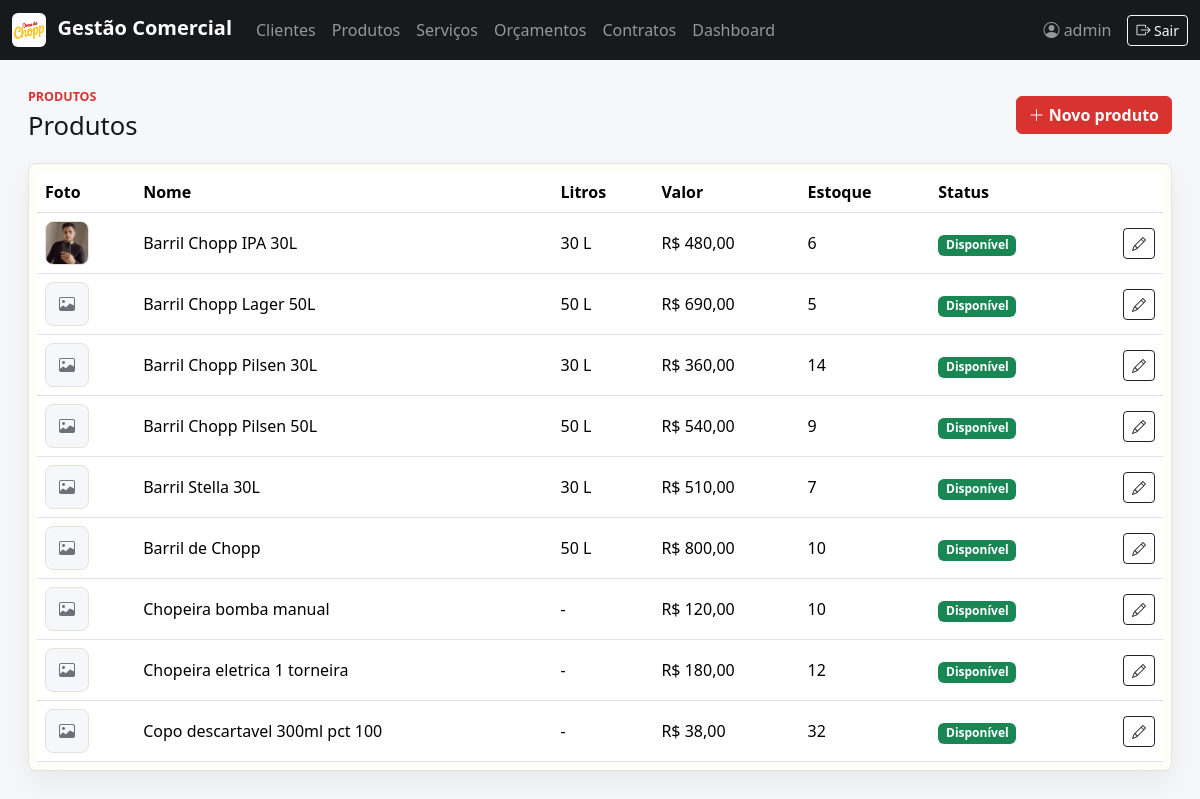
The page /produtos/ (signed in) on the database its author committed.
### comercial/models.py (models this page shows, shortened)
class TimeStampedModel(models.Model):
    criado_em = models.DateTimeField(auto_now_add=True)
    atualizado_em = models.DateTimeField(auto_now=True)
    class Meta:
        abstract = True

class Produto(TimeStampedModel):
    nome = models.CharField(max_length=120)
    imagem = models.ImageField(upload_to="produtos/", blank=True, null=True)
    disponivel = models.BooleanField(default=True)
    valor = models.DecimalField(max_digits=10, decimal_places=2)
    estoque_quantidade = models.PositiveIntegerField(default=0)
    litros = models.PositiveIntegerField(
        blank=True,
        null=True,
        verbose_name="Litros (opcional)",
    )
    descricao = models.TextField(blank=True)
    class Meta:
        ordering = ["nome"]

### comercial/views.py (the view)
# urls.py: path("produtos/", views.produto_list, name="produto_list"),
@login_required
def produto_list(request):
    return render(request, "comercial/produtos/list.html", {"produtos": Produto.objects.all()})

### templates/comercial/produtos/list.html
{% extends "base.html" %}
{% block content %}
<section class="page-header">
    <div><p class="eyebrow">Produtos</p><h1>Produtos</h1></div>
    <a class="btn btn-brand" href="{% url 'produto_create' %}"><i class="bi bi-plus-lg"></i> Novo produto</a>
</section>
<div class="table-wrap">
    <table class="table table-hover align-middle">
        <thead><tr><th>Foto</th><th>Nome</th><th>Litros</th><th>Valor</th><th>Estoque</th><th>Status</th><th></th></tr></thead>
        <tbody>
        {% for produto in produtos %}
            <tr>
                <td>
                    {% if produto.imagem %}
                        <img class="item-thumb item-thumb--compact" src="{{ produto.imagem.url }}" alt="{{ produto.nome }}" loading="lazy" decoding="async" width="44" height="44">
                    {% else %}
                        <span class="item-thumb item-thumb--compact item-thumb--empty"><i class="bi bi-image"></i></span>
                    {% endif %}
                </td>
                <td>{{ produto.nome }}</td>
                <td>{% if produto.litros %}{{ produto.litros }} L{% else %}-{% endif %}</td>
                <td>R$ {{ produto.valor }}</td>
                <td>{{ produto.estoque_quantidade }}</td>
                <td>{% if produto.disponivel %}<span class="badge text-bg-success">Disponível</span>{% else %}<span class="badge text-bg-secondary">Indisponível</span>{% endif %}</td>
                <td class="text-end"><a class="btn btn-sm btn-outline-dark" href="{% url 'produto_update' produto.pk %}"><i class="bi bi-pencil"></i></a></td>
            </tr>
        {% empty %}<tr><td colspan="7">Nenhum produto cadastrado.</td></tr>{% endfor %}
        </tbody>
    </table>
</div>
{% endblock %}

### templates/base.html (shortened to what this page needs)
{% load static %}
<!doctype html>
<html lang="pt-br">
<head>
    <link href="https://cdn.jsdelivr.net/npm/bootstrap@5.3.3/dist/css/bootstrap.min.css" rel="stylesheet">
    <link href="https://cdn.jsdelivr.net/npm/bootstrap-icons@1.11.3/font/bootstrap-icons.css" rel="stylesheet">
    <link href="{% static 'css/app.css' %}?v=20260622-2" rel="stylesheet">
</head>
<body>
{% if user.is_authenticated %}
<nav class="navbar navbar-expand-lg navbar-dark bg-brand">
    <div class="container-fluid">
        <a class="navbar-brand fw-bold" href="{% url 'home' %}">
            <img src="{% static 'img/logo2.png' %}" alt="Logo" class="nav-logo">
            Gestão Comercial
        </a>
        <div class="collapse navbar-collapse" id="mainNav">
            <ul class="navbar-nav me-auto">
                <li class="nav-item"><a class="nav-link" href="{% url 'cliente_list' %}">Clientes</a></li>
                <li class="nav-item"><a class="nav-link" href="{% url 'produto_list' %}">Produtos</a></li>
                <li class="nav-item"><a class="nav-link" href="{% url 'servico_list' %}">Serviços</a></li>
                <li class="nav-item"><a class="nav-link" href="{% url 'orcamento_list' %}">Orçamentos</a></li>
                <li class="nav-item"><a class="nav-link" href="{% url 'contrato_list' %}">Contratos</a></li>
                <li class="nav-item"><a class="nav-link" href="{% url 'dashboard' %}">Dashboard</a></li>
            </ul>
            <span class="navbar-text me-3">
                <i class="bi bi-person-circle"></i>
                {{ user.get_full_name|default:user.username }}
            </span>
            <form method="post" action="{% url 'logout' %}">
                <button class="btn btn-sm btn-outline-light" type="submit">
                    <i class="bi bi-box-arrow-right"></i> Sair
                </button>
            </form>
        </div>
    </div>
</nav>
{% endif %}
<main class="container-fluid page-shell">
    {% block content %}{% endblock %}
</main>
</body>
</html>

### static/css/app.css (style rules this page uses)
:root { --brand-red: #d8332f; --brand-yellow: #ffc52f; --ink: #171717; --muted: #6d7178; --line: #e7e2d8; --paper: #fffdf8; --soft: #f5f7fa; }
body { background: var(--soft); color: var(--ink); }
.bg-brand { background: #18191b; }
.nav-logo { width: 34px; height: 34px; object-fit: contain; margin-right: .4rem; background: #fff; border-radius: 6px; padding: 2px; }
.page-shell { padding: 28px; }
.page-header { max-width: 1180px; margin: 0 auto 22px; display: flex; align-items: center; justify-content: space-between; gap: 16px; }
.page-header h1 { font-size: clamp(1.6rem, 2vw, 2.2rem); margin: 0; }
.eyebrow { margin: 0 0 4px; color: var(--brand-red); font-weight: 700; text-transform: uppercase; font-size: .78rem; }
.btn-brand { --bs-btn-bg: var(--brand-red); --bs-btn-border-color: var(--brand-red); --bs-btn-color: #fff; --bs-btn-hover-bg: #b82926; --bs-btn-hover-border-color: #b82926; font-weight: 700; }
.login-panel, .surface, .table-wrap, .metric, .module-card { background: var(--paper); border: 1px solid var(--line); border-radius: 8px; box-shadow: 0 12px 28px rgba(20, 20, 20, .06); }
.table-wrap { max-width: 1180px; margin: 0 auto; overflow-x: auto; padding: 8px; }
.table { margin-bottom: 0; }
.item-thumb { width: 58px; height: 58px; display: inline-grid; place-items: center; object-fit: cover; border: 1px solid var(--line); border-radius: 8px; background: #fff; }
.item-thumb--empty { color: var(--muted); background: var(--soft); }
.item-thumb.item-thumb--compact { width: 44px !important; height: 44px !important; min-width: 44px; max-width: 44px !important; max-height: 44px !important; object-fit: cover; }

### rows shown on the page
Produto: imagem (picture), nome "Barril Chopp IPA 30L", litros "30", valor "480,00", estoque_quantidade "6", disponivel "Disponível"
Produto: nome "Barril Chopp Lager 50L", litros "50", valor "690,00", estoque_quantidade "5", disponivel "Disponível"
Produto: nome "Barril Chopp Pilsen 30L", litros "30", valor "360,00", estoque_quantidade "14", disponivel "Disponível"
Produto: nome "Barril Chopp Pilsen 50L", litros "50", valor "540,00", estoque_quantidade "9", disponivel "Disponível"
Produto: nome "Barril Stella 30L", litros "30", valor "510,00", estoque_quantidade "7", disponivel "Disponível"
Produto: nome "Barril de Chopp", litros "50", valor "800,00", estoque_quantidade "10", disponivel "Disponível"
Produto: nome "Chopeira bomba manual", valor "120,00", estoque_quantidade "10", disponivel "Disponível"
Produto: nome "Chopeira eletrica 1 torneira", valor "180,00", estoque_quantidade "12", disponivel "Disponível"
Produto: nome "Copo descartavel 300ml pct 100", valor "38,00", estoque_quantidade "32", disponivel "Disponível"

### other values the page prints
{{ user.get_full_name|default:user.username }} "admin"
